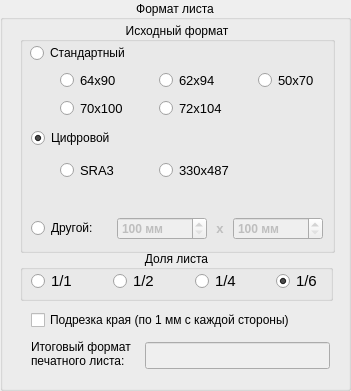
   <widget class="QGroupBox" name="gbFormat">
    <property name="geometry">
     <rect>
      <x>370</x>
      <y>10</y>
      <width>351</width>
      <height>391</height>
     </rect>
    </property>
    <property name="title">
     <string>Формат листа</string>
    </property>
    <property name="alignment">
     <set>Qt::AlignCenter</set>
    </property>
    <widget class="QGroupBox" name="groupBox_4">
     <property name="geometry">
      <rect>
       <x>20</x>
       <y>250</y>
       <width>313</width>
       <height>51</height>
      </rect>
     </property>
     <property name="title">
      <string>Доля листа</string>
     </property>
     <property name="alignment">
      <set>Qt::AlignCenter</set>
     </property>
     <widget class="QWidget" name="horizontalLayoutWidget_2">
      <property name="geometry">
       <rect>
        <x>11</x>
        <y>16</y>
        <width>321</width>
        <height>31</height>
       </rect>
      </property>
      <layout class="QHBoxLayout" name="horizontalLayout_4">
       <item>
        <widget class="QRadioButton" name="rbPortion1">
         <property name="font">
          <font>
           <pointsize>11</pointsize>
          </font>
         </property>
         <property name="text">
          <string>1/1</string>
         </property>
         <attribute name="buttonGroup">
          <string notr="true">bgSheetPortion</string>
         </attribute>
        </widget>
       </item>
       <item>
        <widget class="QRadioButton" name="rbPortion2">
         <property name="font">
          <font>
           <pointsize>11</pointsize>
          </font>
         </property>
         <property name="text">
          <string>1/2</string>
         </property>
         <attribute name="buttonGroup">
          <string notr="true">bgSheetPortion</string>
         </attribute>
        </widget>
       </item>
       <item>
        <widget class="QRadioButton" name="rbPortion4">
         <property name="font">
          <font>
           <pointsize>11</pointsize>
          </font>
         </property>
         <property name="text">
          <string>1/4</string>
         </property>
         <attribute name="buttonGroup">
          <string notr="true">bgSheetPortion</string>
         </attribute>
        </widget>
       </item>
       <item>
        <widget class="QRadioButton" name="rbPortion6">
         <property name="font">
          <font>
           <pointsize>11</pointsize>
          </font>
         </property>
         <property name="text">
          <string>1/6</string>
         </property>
         <property name="checked">
          <bool>true</bool>
         </property>
         <attribute name="buttonGroup">
          <string notr="true">bgSheetPortion</string>
         </attribute>
        </widget>
       </item>
      </layout>
     </widget>
    </widget>
    <widget class="QLineEdit" name="leFinalFormat">
     <property name="enabled">
      <bool>false</bool>
     </property>
     <property name="geometry">
      <rect>
       <x>145</x>
       <y>342</y>
       <width>185</width>
       <height>27</height>
      </rect>
     </property>
     <property name="font">
      <font>
       <pointsize>11</pointsize>
       <bold>true</bold>
      </font>
     </property>
     <property name="readOnly">
      <bool>true</bool>
     </property>
    </widget>
    <widget class="QLabel" name="lblFinalFormat">
     <property name="geometry">
      <rect>
       <x>31</x>
       <y>333</y>
       <width>111</width>
       <height>41</height>
      </rect>
     </property>
     <property name="text">
      <string>Итоговый формат печатного листа:</string>
     </property>
     <property name="wordWrap">
      <bool>true</bool>
     </property>
     <property name="buddy">
      <cstring>leFinalFormat</cstring>
     </property>
    </widget>
    <widget class="QCheckBox" name="cbCuttingEdge1mm">
     <property name="geometry">
      <rect>
       <x>31</x>
       <y>310</y>
       <width>301</width>
       <height>20</height>
      </rect>
     </property>
     <property name="text">
      <string>Подрезка края (по 1 мм с каждой стороны)</string>
     </property>
     <property name="checked">
      <bool>false</bool>
     </property>
    </widget>
    <widget class="QGroupBox" name="groupBox">
     <property name="geometry">
      <rect>
       <x>20</x>
       <y>22</y>
       <width>315</width>
       <height>231</height>
      </rect>
     </property>
     <property name="title">
      <string>Исходный формат</string>
     </property>
     <property name="alignment">
      <set>Qt::AlignCenter</set>
     </property>
     <property name="flat">
      <bool>true</bool>
     </property>
     <widget class="QRadioButton" name="rbStandardFormats">
      <property name="geometry">
       <rect>
        <x>10</x>
        <y>21</y>
        <width>271</width>
        <height>20</height>
       </rect>
      </property>
      <property name="text">
       <string>Стандартный</string>
      </property>
      <property name="checked">
       <bool>false</bool>
      </property>
      <attribute name="buttonGroup">
       <string notr="true">bgPaperFormat</string>
      </attribute>
     </widget>
     <widget class="QWidget" name="layoutWidget">
      <property name="geometry">
       <rect>
        <x>40</x>
        <y>47</y>
        <width>291</width>
        <height>52</height>
       </rect>
      </property>
      <layout class="QGridLayout" name="gridLayout_7">
       <item row="0" column="0">
        <widget class="QRadioButton" name="rbFormat64x90">
         <property name="minimumSize">
          <size>
           <width>85</width>
           <height>0</height>
          </size>
         </property>
         <property name="font">
          <font>
           <pointsize>10</pointsize>
          </font>
         </property>
         <property name="text">
          <string>64х90</string>
         </property>
         <attribute name="buttonGroup">
          <string notr="true">bgStandardPaperFormat</string>
         </attribute>
        </widget>
       </item>
       <item row="1" column="1">
        <widget class="QRadioButton" name="rbFormat72x104">
         <property name="minimumSize">
          <size>
           <width>85</width>
           <height>0</height>
          </size>
         </property>
         <property name="font">
          <font>
           <pointsize>10</pointsize>
          </font>
         </property>
         <property name="text">
          <string>72x104</string>
         </property>
         <attribute name="buttonGroup">
          <string notr="true">bgStandardPaperFormat</string>
         </attribute>
        </widget>
       </item>
       <item row="1" column="0">
        <widget class="QRadioButton" name="rbFormat70x100">
         <property name="minimumSize">
          <size>
           <width>85</width>
           <height>0</height>
          </size>
         </property>
         <property name="font">
          <font>
           <pointsize>10</pointsize>
          </font>
         </property>
         <property name="text">
          <string>70x100</string>
         </property>
         <property name="checked">
          <bool>false</bool>
         </property>
         <attribute name="buttonGroup">
          <string notr="true">bgStandardPaperFormat</string>
         </attribute>
        </widget>
       </item>
       <item row="0" column="1">
        <widget class="QRadioButton" name="rbFormat64x90_2">
         <property name="minimumSize">
          <size>
           <width>85</width>
           <height>0</height>
          </size>
         </property>
         <property name="font">
          <font>
           <pointsize>10</pointsize>
          </font>
         </property>
         <property name="text">
          <string>62х94</string>
         </property>
        </widget>
       </item>
       <item row="0" column="2">
        <widget class="QRadioButton" name="rbFormat50x70">
         <property name="minimumSize">
          <size>
           <width>85</width>
           <height>0</height>
          </size>
         </property>
         <property name="font">
          <font>
           <pointsize>10</pointsize>
          </font>
         </property>
         <property name="text">
          <string>50x70</string>
         </property>
         <attribute name="buttonGroup">
          <string notr="true">bgStandardPaperFormat</string>
         </attribute>
        </widget>
       </item>
      </layout>
     </widget>
     <widget class="QRadioButton" name="rbDigitalFormats">
      <property name="geometry">
       <rect>
        <x>11</x>
        <y>106</y>
        <width>281</width>
        <height>20</height>
       </rect>
      </property>
      <property name="text">
       <string>Цифровой</string>
      </property>
      <property name="checked">
       <bool>true</bool>
      </property>
      <attribute name="buttonGroup">
       <string notr="true">bgPaperFormat</string>
      </attribute>
     </widget>
     <widget class="QWidget" name="layoutWidget_3">
      <property name="geometry">
       <rect>
        <x>11</x>
        <y>191</y>
        <width>292</width>
        <height>31</height>
       </rect>
      </property>
      <layout class="QHBoxLayout" name="horizontalLayout_2">
       <item>
        <widget class="QRadioButton" name="rbCustomFormat">
         <property name="minimumSize">
          <size>
           <width>80</width>
           <height>0</height>
          </size>
         </property>
         <property name="text">
          <string>Другой:</string>
         </property>
         <property name="checked">
          <bool>false</bool>
         </property>
         <attribute name="buttonGroup">
          <string notr="true">bgPaperFormat</string>
         </attribute>
        </widget>
       </item>
       <item>
        <widget class="QSpinBox" name="sbPaperFormatWidth">
         <property name="enabled">
          <bool>false</bool>
         </property>
         <property name="minimumSize">
          <size>
           <width>90</width>
           <height>22</height>
          </size>
         </property>
         <property name="font">
          <font>
           <pointsize>9</pointsize>
           <bold>true</bold>
          </font>
         </property>
         <property name="suffix">
          <string> мм</string>
         </property>
         <property name="minimum">
          <number>100</number>
         </property>
         <property name="maximum">
          <number>1200</number>
         </property>
         <property name="singleStep">
          <number>1</number>
         </property>
         <property name="stepType">
          <enum>QAbstractSpinBox::DefaultStepType</enum>
         </property>
         <property name="value">
          <number>100</number>
         </property>
        </widget>
       </item>
       <item>
        <widget class="QLabel" name="labelX">
         <property name="enabled">
          <bool>false</bool>
         </property>
         <property name="font">
          <font>
           <pointsize>10</pointsize>
           <bold>true</bold>
          </font>
         </property>
         <property name="mouseTracking">
          <bool>false</bool>
         </property>
         <property name="text">
          <string>x</string>
         </property>
         <property name="alignment">
          <set>Qt::AlignCenter</set>
         </property>
        </widget>
       </item>
       <item>
        <widget class="QSpinBox" name="sbPaperFormatHeight">
         <property name="enabled">
          <bool>false</bool>
         </property>
         <property name="minimumSize">
          <size>
           <width>90</width>
           <height>22</height>
          </size>
         </property>
         <property name="font">
          <font>
           <pointsize>9</pointsize>
           <bold>true</bold>
          </font>
         </property>
         <property name="suffix">
          <string> мм</string>
         </property>
         <property name="minimum">
          <number>100</number>
         </property>
         <property name="maximum">
          <number>1200</number>
         </property>
         <property name="singleStep">
          <number>1</number>
         </property>
         <property name="stepType">
          <enum>QAbstractSpinBox::DefaultStepType</enum>
         </property>
         <property name="value">
          <number>100</number>
         </property>
        </widget>
       </item>
      </layout>
     </widget>
     <widget class="QWidget" name="gridLayoutWidget">
      <property name="geometry">
       <rect>
        <x>40</x>
        <y>133</y>
        <width>191</width>
        <height>31</height>
       </rect>
      </property>
      <layout class="QGridLayout" name="gridLayout">
       <item row="0" column="1">
        <widget class="QRadioButton" name="rbFormatSRA3">
         <property name="minimumSize">
          <size>
           <width>85</width>
           <height>0</height>
          </size>
         </property>
         <property name="font">
          <font>
           <pointsize>10</pointsize>
          </font>
         </property>
         <property name="text">
          <string>SRA3</string>
         </property>
         <attribute name="buttonGroup">
          <string notr="true">bgDigitalPaperFormat</string>
         </attribute>
        </widget>
       </item>
       <item row="0" column="2">
        <widget class="QRadioButton" name="rbFormat330x487">
         <property name="minimumSize">
          <size>
           <width>85</width>
           <height>0</height>
          </size>
         </property>
         <property name="font">
          <font>
           <pointsize>10</pointsize>
          </font>
         </property>
         <property name="text">
          <string>330x487</string>
         </property>
         <property name="checked">
          <bool>false</bool>
         </property>
         <attribute name="buttonGroup">
          <string notr="true">bgDigitalPaperFormat</string>
         </attribute>
        </widget>
       </item>
      </layout>
     </widget>
    </widget>
   </widget>
